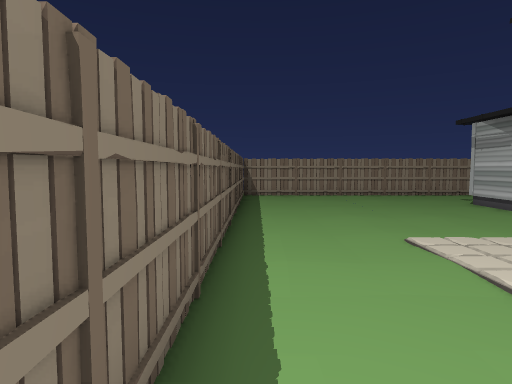
view 1 (above)

24 first-person views from a walk through a scene from a Unity 3-D project. The camera is 1.5 m above the floor, tilts 4° down and sees 75° across. The floor is counted in squares, 1 m on a side. Each view is taken from the middle of a square. On the plan, view 1 faces up. The plan holds only what a view shows up to about 15 squares ahead; the rest is blank. The place goes on beyond the plan.

view 2
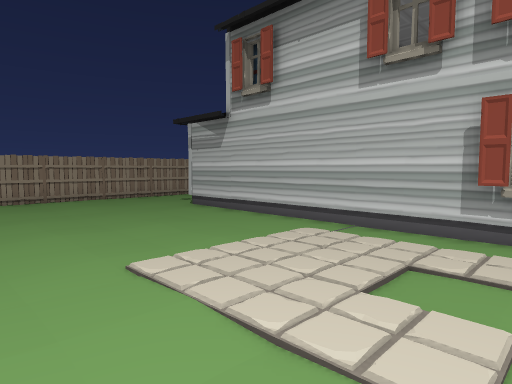

view 3
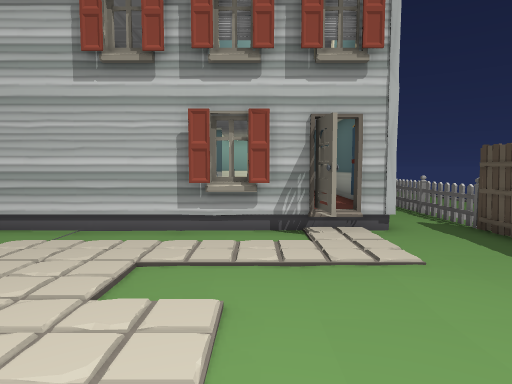

view 4
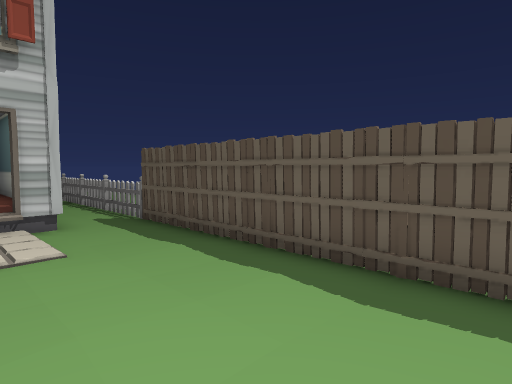

view 5
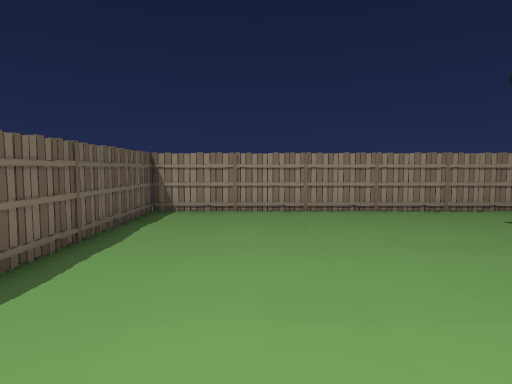

view 6
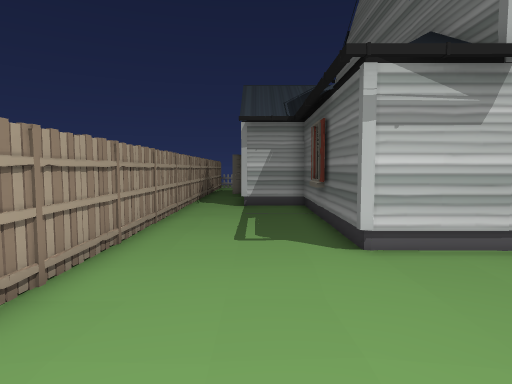

view 7
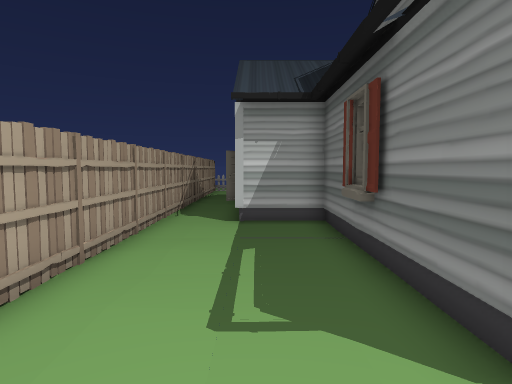

view 8
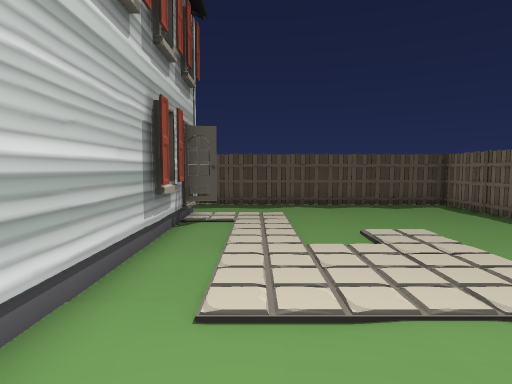

view 9
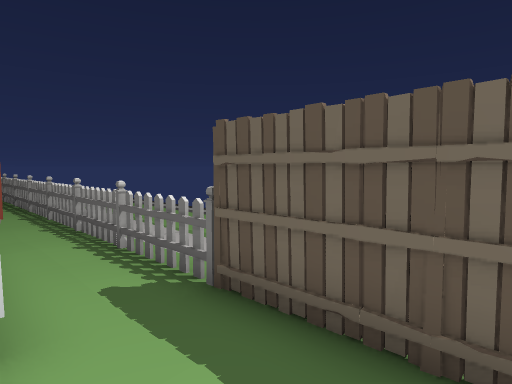

view 10
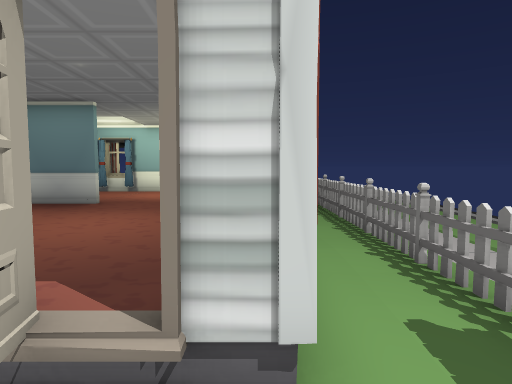

view 11
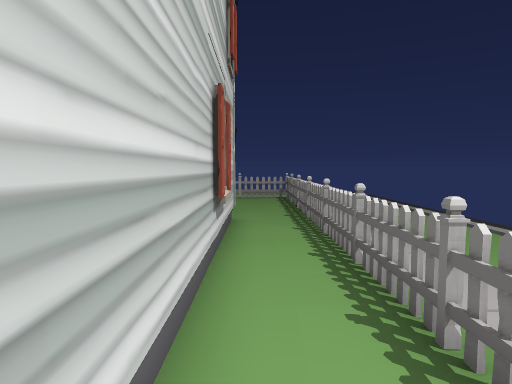

view 12
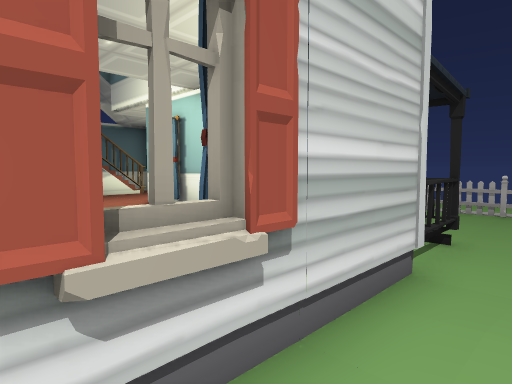

view 13
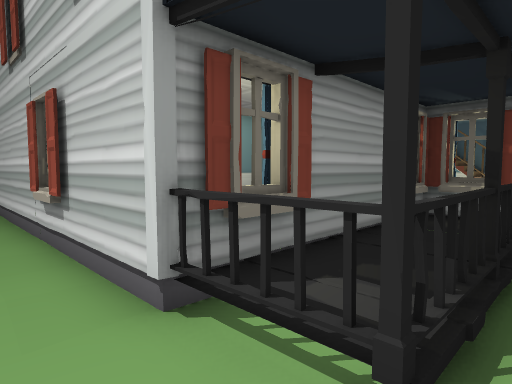

view 14
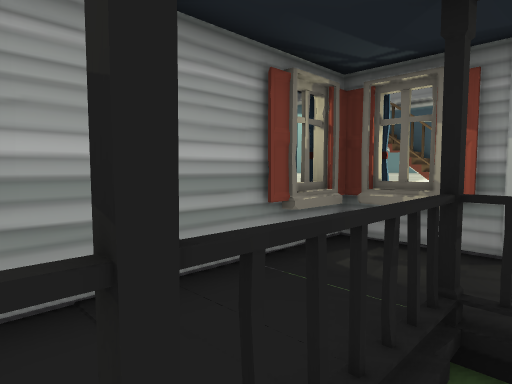

view 15
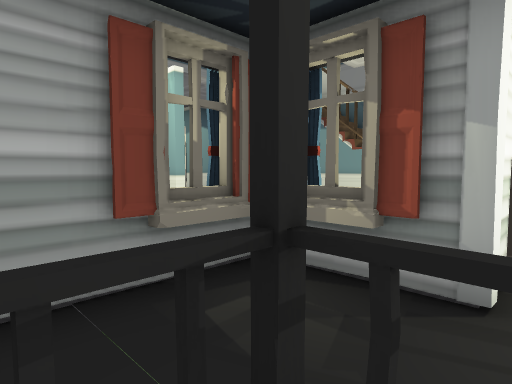

view 16
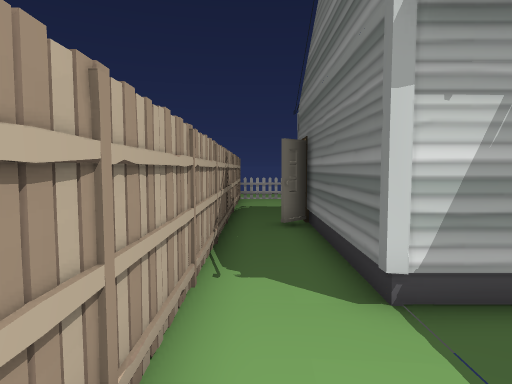

view 17
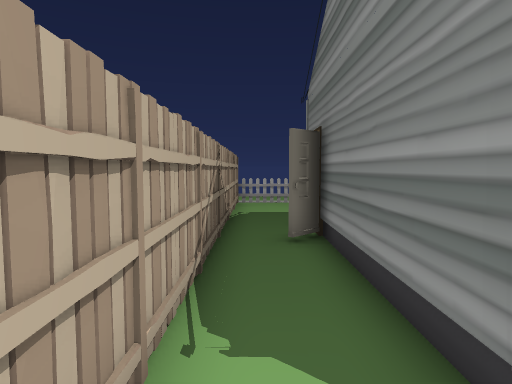

view 18
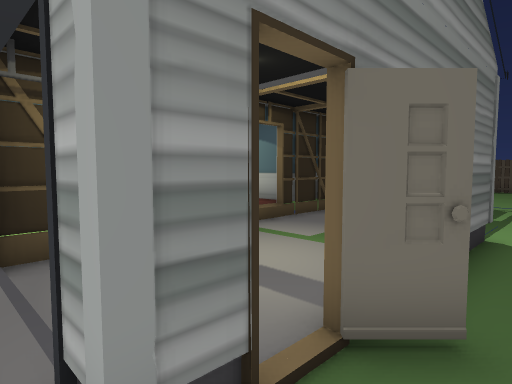

view 19
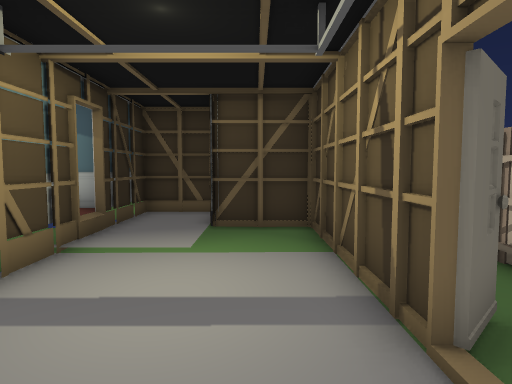

view 20
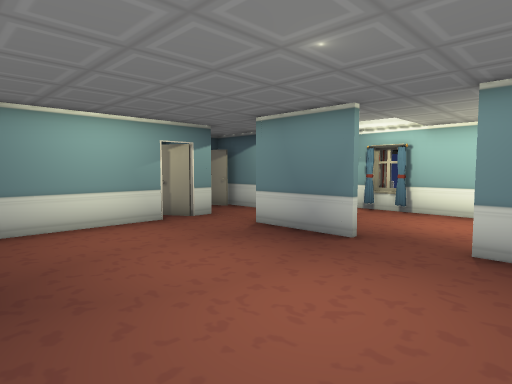

view 21
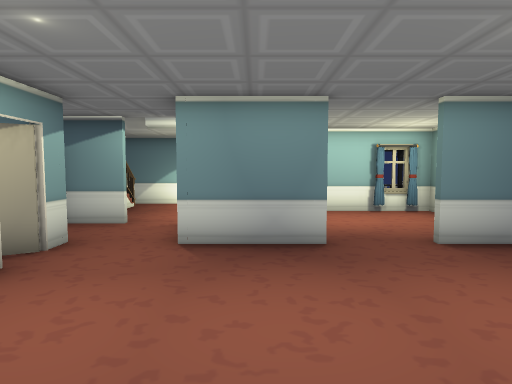

view 22
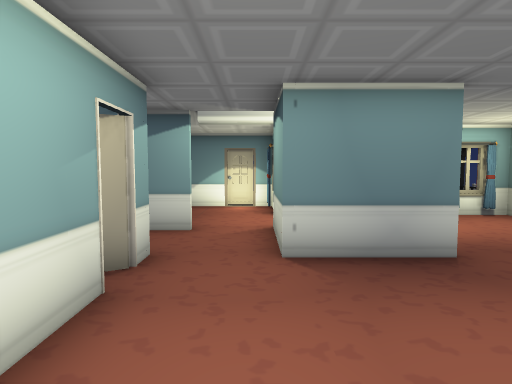

view 23
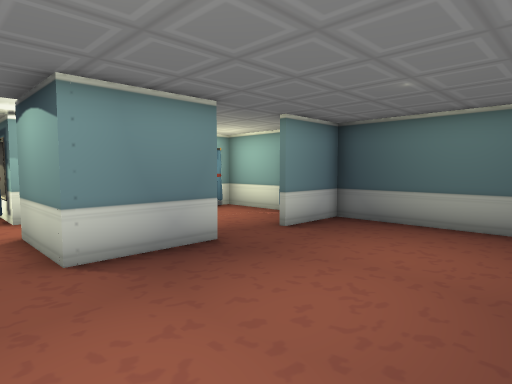

view 24
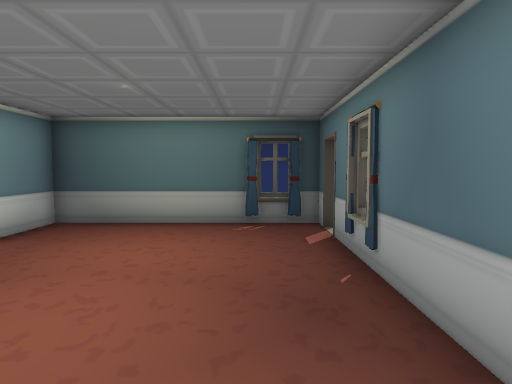

### Floor plan
Key: @ floor where view 1 was taken; # wall or solid block; x gap in a wall; . main floor; : floor 0.25 m higher than the main floor; - floor 0.25 m lower than the main floor; + floor 0.5 m higher than the main floor; / step, stairs or slope; = window, fence, low wall or low ledge.
Columns run from 1 left of view 1 to 25 right of it. Each row starts with its distance up from view 1.
 19 ###########################
 18 #..........................
 17 #...................####...
 16 #.................######.#
 15 #.................#........
 14 #.........#########........
 13 #.........#    #..........
 12 #.........#    #..........
 11 #.........#    ####+######
 10 #.........#     ###+######
  9 #.........#########+#++++#
  8 #.........# +++++++++++++#
  7 #.........# +++++++++++++#:
  6 #.........#+++++++###++###:
  5 #.........#+++++++#++++#:::
  4 #...../...#+++++++#++++#:##
  3 #.........#++++++++++++#:#.
  2 #.........#++++++++++++#:#
  1 #.........#+++++++#++++#:#.
  0 #@........#+++++++#++++=:=.
 -1 #.........#############x##.
 -2 #..........................
 -3 #..........................
 -4 ###########xxxxxxxxxxxxxxxx
 -5             .........
 -6              .........
 -7                 ......
 -8                  --

Positions as (right, up) in squares from view 1, and headings:
1: (0, 0), facing up
2: (1, 2), facing up-right
3: (1, 2), facing right
4: (0, 1), facing down-right
5: (3, 7), facing up
6: (3, 16), facing right
7: (7, 16), facing right
8: (7, 10), facing down
9: (6, -1), facing down-right
10: (7, -1), facing right
11: (12, -2), facing right
12: (17, -3), facing up-right
13: (25, -3), facing up-left
14: (25, 1), facing up-left
15: (25, 3), facing up-left
16: (13, 18), facing right
17: (15, 18), facing right
18: (25, 18), facing down-left
19: (25, 15), facing left
20: (10, 0), facing up-right
21: (10, 5), facing right
22: (11, 7), facing right
23: (11, 8), facing down-right
24: (11, 8), facing down
